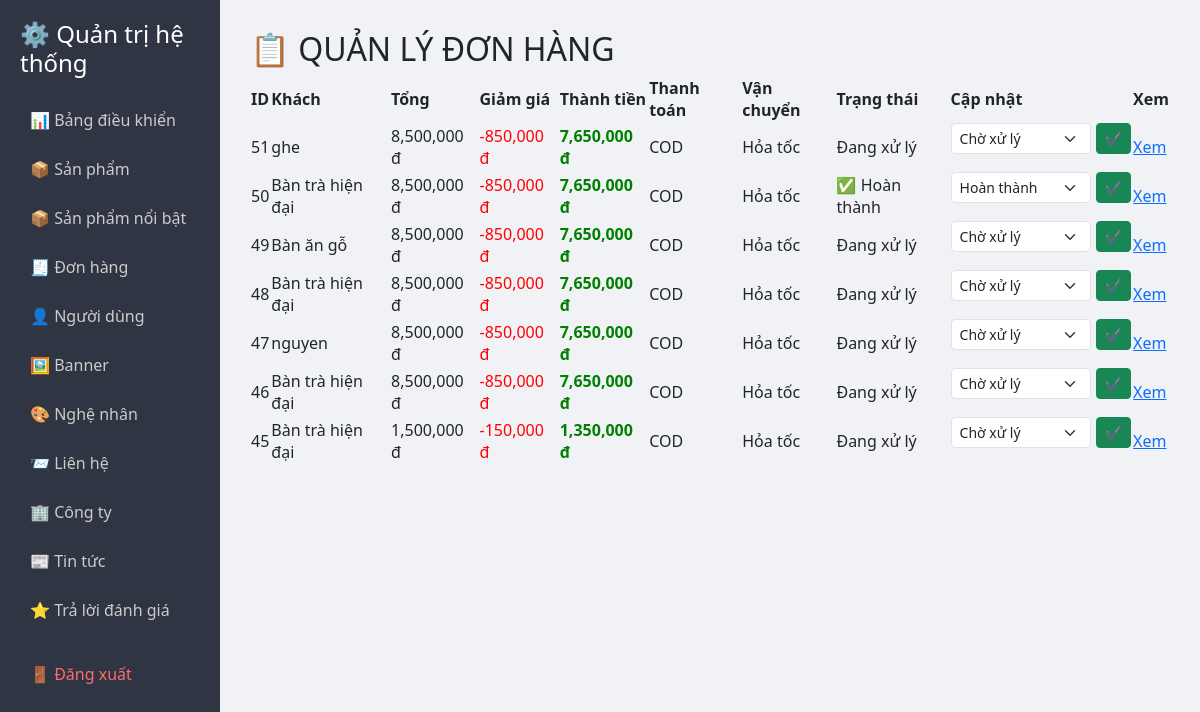
/admin/order_detail.php, run on the app's committed database.
### tables this page shows
CREATE TABLE `orders` (
  `id` int(11) NOT NULL,
  `customer_name` varchar(255) DEFAULT NULL,
  `phone` varchar(20) DEFAULT NULL,
  `address` text DEFAULT NULL,
  `total` int(11) DEFAULT NULL,
  `created_at` datetime DEFAULT current_timestamp(),
  `payment_method` varchar(50) DEFAULT NULL,
  `shipping_method` varchar(50) DEFAULT NULL,
  `user_id` int(11) DEFAULT NULL,
  `status` varchar(50) DEFAULT 'Đang xử lý',
  `discount` int(11) DEFAULT 0,
  `final_total` int(11) DEFAULT 0
);

### admin/order_detail.php (the view, shortened to what this page needs)
<link rel="stylesheet" href="https://cdn.jsdelivr.net/npm/bootstrap@5.3.2/dist/css/bootstrap.min.css">
<link rel="stylesheet" href="../assets/css/sidebar.css">
<link rel="stylesheet" href="../assets/css/order_detail.css">
<?php
include "../config/db.php";
$orders = $conn->query("SELECT * FROM orders ORDER BY id DESC")->fetchAll();
function statusText($s){
    switch($s){
        case 'completed': return '✅ Hoàn thành';
        default: return $s;
    }
}
?>
<div class="admin-wrapper">
<div class="sidebar">
    <h4>⚙ Quản trị hệ thống</h4>
    <a href="index.php">📊 Bảng điều khiển</a>
    <a href="products.php">📦 Sản phẩm</a>
    <a href="featured_add.php">📦 Sản phẩm nổi bật</a>
    <a href="order_detail.php">🧾 Đơn hàng</a>
    <a href="users.php">👤 Người dùng</a>
    <a href="banners.php">🖼 Banner</a>
    <a href="artisans.php">🎨 Nghệ nhân</a>
    <a href="contacts.php">📨 Liên hệ</a>
    <a href="company.php">🏢 Công ty</a>
    <a href="news.php">📰 Tin tức</a>
    <a href="reviews.php">⭐ Trả lời đánh giá</a>
    <a href="logout.php" class="logout">🚪 Đăng xuất</a>
</div>
<div class="admin-content">
<div class="admin-card">
<h2>📋 QUẢN LÝ ĐƠN HÀNG</h2>
<table class="admin-table">
<thead>
<tr>
    <th>ID</th>
    <th>Khách</th>
    <th>Tổng</th>
    <th>Giảm giá</th>
    <th>Thành tiền</th>
    <th>Thanh toán</th>
    <th>Vận chuyển</th>
    <th>Trạng thái</th>
    <th>Cập nhật</th>
    <th>Xem</th>
</tr>
</thead>
<tbody>
<?php foreach($orders as $o): ?>
<tr>
<td><?= $o['id'] ?></td>
<td><?= htmlspecialchars($o['customer_name']) ?></td>
<td class="price"><?= number_format($o['total']) ?> đ</td>
<td class="price" style="color:red;">
    <?php if(($o['discount'] ?? 0) > 0): ?>
        -<?= number_format($o['discount']) ?> đ
    <?php else: ?>
        0 đ
    <?php endif; ?>
</td>
<td class="price" style="color:green; font-weight:bold;">
    <?= number_format($o['final_total'] ?? ($o['total'] - ($o['discount'] ?? 0))) ?> đ
</td>
<td><?= $o['payment_method'] ?? '---' ?></td>
<td><?= $o['shipping_method'] ?? '---' ?></td>
<td>
    <span class="status">
        <?= statusText($o['status']) ?>
    </span>
</td>
<td>
<form method="post" style="display:flex;gap:5px;">
    <select name="status" class="form-select form-select-sm">
        <option value="pending" <?= $o['status']=='pending'?'selected':'' ?>>Chờ xử lý</option>
        <option value="completed" <?= $o['status']=='completed'?'selected':'' ?>>Hoàn thành</option>
    </select>
    <button class="btn btn-sm btn-success">✔</button>
</form>
</td>
<td>
    <a class="btn-view" href="order_view.php?id=<?= $o['id'] ?>">Xem</a>
</td>
</tr>
<?php endforeach ?>
</tbody>
</table>
</div>
</div>
</div>

### assets/css/sidebar.css (style rules this page uses)
.admin-wrapper { display: flex; }
.sidebar { width: 220px; min-height: 100vh; background: #2f3542; color: white; padding: 20px; }
.sidebar h4 { margin-bottom: 20px; }
.sidebar a { display: block; color: #ccc; padding: 10px; text-decoration: none; margin-bottom: 5px; border-radius: 5px; }
.sidebar .logout { margin-top: 20px; color: #ff6b6b; }

### assets/css/order_detail.css (style rules this page uses)
.sidebar { width: 220px; flex-shrink: 0; }
.admin-content { flex: 1; padding: 30px; background: #f1f2f6; width: calc(100% - 220px); }
.admin-table { width: 100% ; }

### data on the page
orders: id "51", customer_name "ghe", total "8,500,000", discount "850,000", final_total "7,650,000", payment_method "COD", shipping_method "Hỏa tốc", status "Đang xử lý"
orders: id "50", customer_name "Bàn trà hiện đại", total "8,500,000", discount "850,000", final_total "7,650,000", payment_method "COD", shipping_method "Hỏa tốc", status "✅ Hoàn thành", status "Hoàn thành"
orders: id "49", customer_name "Bàn ăn gỗ", total "8,500,000", discount "850,000", final_total "7,650,000", payment_method "COD", shipping_method "Hỏa tốc", status "Đang xử lý"
orders: id "48", customer_name "Bàn trà hiện đại", total "8,500,000", discount "850,000", final_total "7,650,000", payment_method "COD", shipping_method "Hỏa tốc", status "Đang xử lý"
orders: id "47", customer_name "nguyen", total "8,500,000", discount "850,000", final_total "7,650,000", payment_method "COD", shipping_method "Hỏa tốc", status "Đang xử lý"
orders: id "46", customer_name "Bàn trà hiện đại", total "8,500,000", discount "850,000", final_total "7,650,000", payment_method "COD", shipping_method "Hỏa tốc", status "Đang xử lý"
orders: id "45", customer_name "Bàn trà hiện đại", total "1,500,000", discount "150,000", final_total "1,350,000", payment_method "COD", shipping_method "Hỏa tốc", status "Đang xử lý"
